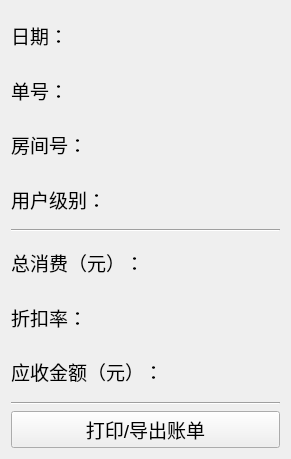
<?xml version="1.0" encoding="UTF-8"?>
<ui version="4.0">
 <class>Form</class>
 <widget class="QWidget" name="Form">
  <property name="geometry">
   <rect>
    <x>0</x>
    <y>0</y>
    <width>291</width>
    <height>459</height>
   </rect>
  </property>
  <property name="windowTitle">
   <string>账单</string>
  </property>
  <layout class="QVBoxLayout" name="verticalLayout">
   <item>
    <layout class="QHBoxLayout" name="horizontalLayout">
     <item>
      <widget class="QLabel" name="label">
       <property name="sizePolicy">
        <sizepolicy hsizetype="Fixed" vsizetype="Preferred">
         <horstretch>0</horstretch>
         <verstretch>0</verstretch>
        </sizepolicy>
       </property>
       <property name="font">
        <font>
         <pointsize>14</pointsize>
        </font>
       </property>
       <property name="text">
        <string>日期：</string>
       </property>
      </widget>
     </item>
     <item>
      <widget class="QLabel" name="label_date">
       <property name="font">
        <font>
         <pointsize>14</pointsize>
        </font>
       </property>
       <property name="text">
        <string/>
       </property>
      </widget>
     </item>
    </layout>
   </item>
   <item>
    <layout class="QHBoxLayout" name="horizontalLayout_2">
     <item>
      <widget class="QLabel" name="label_3">
       <property name="sizePolicy">
        <sizepolicy hsizetype="Fixed" vsizetype="Preferred">
         <horstretch>0</horstretch>
         <verstretch>0</verstretch>
        </sizepolicy>
       </property>
       <property name="font">
        <font>
         <pointsize>14</pointsize>
        </font>
       </property>
       <property name="text">
        <string>单号：</string>
       </property>
      </widget>
     </item>
     <item>
      <widget class="QLabel" name="label_orderId">
       <property name="font">
        <font>
         <pointsize>14</pointsize>
        </font>
       </property>
       <property name="text">
        <string/>
       </property>
      </widget>
     </item>
    </layout>
   </item>
   <item>
    <layout class="QHBoxLayout" name="horizontalLayout_3">
     <item>
      <widget class="QLabel" name="label_2">
       <property name="sizePolicy">
        <sizepolicy hsizetype="Fixed" vsizetype="Preferred">
         <horstretch>0</horstretch>
         <verstretch>0</verstretch>
        </sizepolicy>
       </property>
       <property name="font">
        <font>
         <pointsize>14</pointsize>
        </font>
       </property>
       <property name="text">
        <string>房间号：</string>
       </property>
      </widget>
     </item>
     <item>
      <widget class="QLabel" name="label_roomId">
       <property name="font">
        <font>
         <pointsize>14</pointsize>
        </font>
       </property>
       <property name="text">
        <string/>
       </property>
      </widget>
     </item>
    </layout>
   </item>
   <item>
    <layout class="QHBoxLayout" name="horizontalLayout_7">
     <item>
      <widget class="QLabel" name="label_5">
       <property name="sizePolicy">
        <sizepolicy hsizetype="Fixed" vsizetype="Preferred">
         <horstretch>0</horstretch>
         <verstretch>0</verstretch>
        </sizepolicy>
       </property>
       <property name="font">
        <font>
         <pointsize>14</pointsize>
        </font>
       </property>
       <property name="text">
        <string>用户级别：</string>
       </property>
      </widget>
     </item>
     <item>
      <widget class="QLabel" name="label_userLevel">
       <property name="font">
        <font>
         <pointsize>14</pointsize>
        </font>
       </property>
       <property name="text">
        <string/>
       </property>
      </widget>
     </item>
    </layout>
   </item>
   <item>
    <widget class="Line" name="line">
     <property name="orientation">
      <enum>Qt::Horizontal</enum>
     </property>
    </widget>
   </item>
   <item>
    <layout class="QHBoxLayout" name="horizontalLayout_4">
     <item>
      <widget class="QLabel" name="label_4">
       <property name="sizePolicy">
        <sizepolicy hsizetype="Fixed" vsizetype="Preferred">
         <horstretch>0</horstretch>
         <verstretch>0</verstretch>
        </sizepolicy>
       </property>
       <property name="font">
        <font>
         <pointsize>14</pointsize>
        </font>
       </property>
       <property name="text">
        <string>总消费（元）：</string>
       </property>
      </widget>
     </item>
     <item>
      <widget class="QLabel" name="label_cost">
       <property name="font">
        <font>
         <pointsize>14</pointsize>
        </font>
       </property>
       <property name="text">
        <string/>
       </property>
      </widget>
     </item>
    </layout>
   </item>
   <item>
    <layout class="QHBoxLayout" name="horizontalLayout_5">
     <item>
      <widget class="QLabel" name="label_6">
       <property name="sizePolicy">
        <sizepolicy hsizetype="Fixed" vsizetype="Preferred">
         <horstretch>0</horstretch>
         <verstretch>0</verstretch>
        </sizepolicy>
       </property>
       <property name="font">
        <font>
         <pointsize>14</pointsize>
        </font>
       </property>
       <property name="text">
        <string>折扣率：</string>
       </property>
      </widget>
     </item>
     <item>
      <widget class="QLabel" name="label_discount">
       <property name="font">
        <font>
         <pointsize>14</pointsize>
        </font>
       </property>
       <property name="text">
        <string/>
       </property>
      </widget>
     </item>
    </layout>
   </item>
   <item>
    <layout class="QHBoxLayout" name="horizontalLayout_6">
     <item>
      <widget class="QLabel" name="label_7">
       <property name="sizePolicy">
        <sizepolicy hsizetype="Fixed" vsizetype="Preferred">
         <horstretch>0</horstretch>
         <verstretch>0</verstretch>
        </sizepolicy>
       </property>
       <property name="font">
        <font>
         <pointsize>14</pointsize>
        </font>
       </property>
       <property name="text">
        <string>应收金额（元）：</string>
       </property>
      </widget>
     </item>
     <item>
      <widget class="QLabel" name="label_receive">
       <property name="font">
        <font>
         <pointsize>14</pointsize>
        </font>
       </property>
       <property name="text">
        <string/>
       </property>
      </widget>
     </item>
    </layout>
   </item>
   <item>
    <widget class="Line" name="line_2">
     <property name="orientation">
      <enum>Qt::Horizontal</enum>
     </property>
    </widget>
   </item>
   <item>
    <widget class="QPushButton" name="btPrinter">
     <property name="font">
      <font>
       <pointsize>14</pointsize>
      </font>
     </property>
     <property name="text">
      <string>打印/导出账单</string>
     </property>
    </widget>
   </item>
  </layout>
 </widget>
 <resources/>
 <connections/>
</ui>
